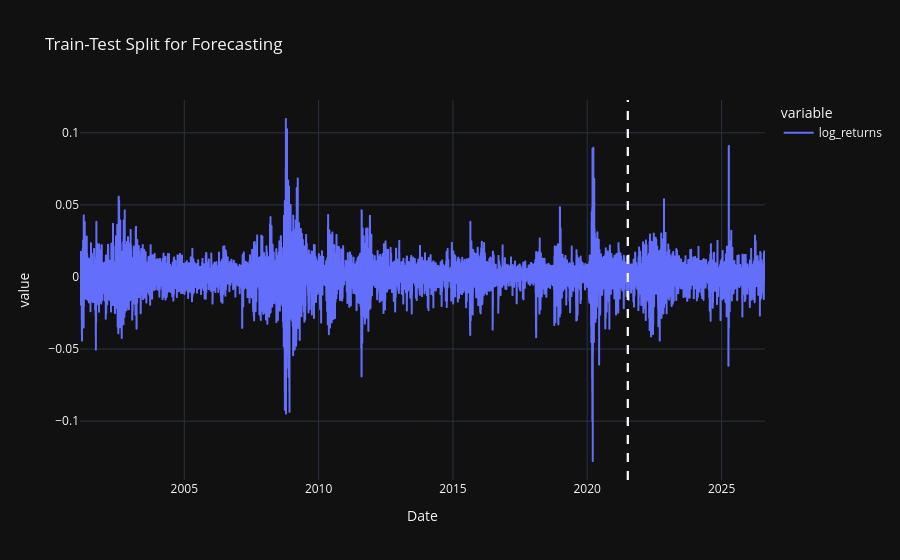

The notebook cell saved with this chart:
### Code cell
fig = y.plot(
    title='Train-Test Split for Forecasting'
)

fig.add_vline(
    x=test.index[0],
    line_dash='dash'
)
fig.add_vline(x=str(test.index[0]), line_dash='dash')

fig.show()

### Figure 1 — Plotly figure (JSON) as saved in the notebook; plotly's stock layout.template omitted (floating-point values rounded to 4 significant figures; data arrays with more than 128 entries replaced by an {"elided": "..."} marker saying what was removed)
{"data": [{"hovertemplate": "variable=log_returns<br>Date=%{x}<br>value=%{y}<extra></extra>", "legendgroup": "log_returns", "line": {"color": "#636efa", "dash": "solid"}, "marker": {"symbol": "circle"}, "mode": "lines", "name": "log_returns", "showlegend": true, "type": "scattergl", "x": {"elided": "6412 str values"}, "xaxis": "x", "y": {"elided": "6412 float values"}, "yaxis": "y"}], "layout": {"legend": {"title": {"text": "variable"}, "tracegroupgap": 0}, "shapes": [{"line": {"dash": "dash"}, "type": "line", "x0": "2021-07-06T00:00:00", "x1": "2021-07-06T00:00:00", "xref": "x", "y0": 0, "y1": 1, "yref": "y domain"}, {"line": {"dash": "dash"}, "type": "line", "x0": "2021-07-06 00:00:00", "x1": "2021-07-06 00:00:00", "xref": "x", "y0": 0, "y1": 1, "yref": "y domain"}], "title": {"text": "Train-Test Split for Forecasting"}, "xaxis": {"anchor": "y", "domain": [0, 1], "title": {"text": "Date"}}, "yaxis": {"anchor": "x", "domain": [0, 1], "title": {"text": "value"}}}}
